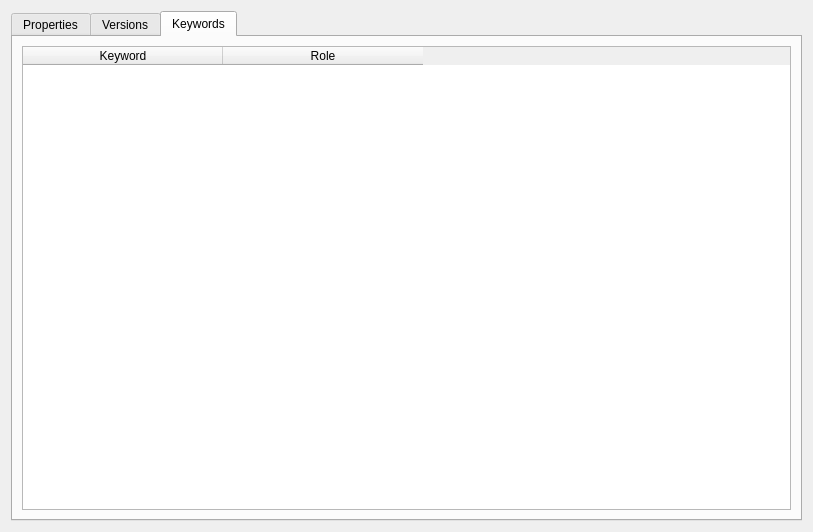
<?xml version="1.0" encoding="UTF-8"?>
<ui version="4.0">
 <class>repo_DatabaseDetailsForm</class>
 <widget class="QWidget" name="repo_DatabaseDetailsForm">
  <property name="geometry">
   <rect>
    <x>0</x>
    <y>0</y>
    <width>813</width>
    <height>532</height>
   </rect>
  </property>
  <property name="windowTitle">
   <string>Form</string>
  </property>
  <layout class="QVBoxLayout" name="verticalLayout">
   <item>
    <widget class="QTabWidget" name="tabWidget">
     <property name="currentIndex">
      <number>2</number>
     </property>
     <widget class="QWidget" name="tab">
      <attribute name="title">
       <string>Properties</string>
      </attribute>
      <layout class="QFormLayout" name="formLayout">
       <item row="0" column="0">
        <widget class="QLabel" name="lblDbName">
         <property name="text">
          <string>Database Name</string>
         </property>
        </widget>
       </item>
       <item row="0" column="1">
        <widget class="QLineEdit" name="txtDbName"/>
       </item>
       <item row="1" column="0">
        <widget class="QLabel" name="lblDbId">
         <property name="text">
          <string>Database ID</string>
         </property>
        </widget>
       </item>
       <item row="1" column="1">
        <widget class="QLineEdit" name="txtDbId"/>
       </item>
       <item row="2" column="0">
        <widget class="QLabel" name="lblDbId_2">
         <property name="text">
          <string>Db UID</string>
         </property>
        </widget>
       </item>
       <item row="2" column="1">
        <layout class="QHBoxLayout" name="horizontalLayout">
         <item>
          <widget class="QLineEdit" name="lineEdit">
           <property name="text">
            <string>100000DB</string>
           </property>
           <property name="readOnly">
            <bool>true</bool>
           </property>
          </widget>
         </item>
         <item>
          <widget class="QLabel" name="label">
           <property name="text">
            <string>-</string>
           </property>
          </widget>
         </item>
         <item>
          <widget class="QLineEdit" name="lineEdit_3">
           <property name="inputMask">
            <string>HHHH; </string>
           </property>
           <property name="text">
            <string>0000</string>
           </property>
          </widget>
         </item>
         <item>
          <widget class="QLabel" name="label_2">
           <property name="text">
            <string>-</string>
           </property>
          </widget>
         </item>
         <item>
          <widget class="QLineEdit" name="lineEdit_2">
           <property name="inputMask">
            <string>HHHH; </string>
           </property>
           <property name="text">
            <string>0000</string>
           </property>
          </widget>
         </item>
         <item>
          <widget class="QLabel" name="label_3">
           <property name="text">
            <string>-</string>
           </property>
          </widget>
         </item>
         <item>
          <widget class="QLineEdit" name="lineEdit_4">
           <property name="inputMask">
            <string>HHHH; </string>
           </property>
           <property name="text">
            <string>0000</string>
           </property>
          </widget>
         </item>
         <item>
          <widget class="QLineEdit" name="lineEdit_5">
           <property name="inputMask">
            <string>HHHHHHHHHHHH; </string>
           </property>
           <property name="text">
            <string>000000000010</string>
           </property>
          </widget>
         </item>
         <item>
          <widget class="QToolButton" name="toolButton">
           <property name="toolTip">
            <string>Generate a DB Uid</string>
           </property>
           <property name="text">
            <string>...</string>
           </property>
           <property name="icon">
            <iconset resource="../dbm.qrc">
             <normaloff>:/images/actions/images/small/advanced-icon.png</normaloff>:/images/actions/images/small/advanced-icon.png</iconset>
           </property>
          </widget>
         </item>
        </layout>
       </item>
       <item row="3" column="0">
        <widget class="QLabel" name="lblDbId_3">
         <property name="text">
          <string>Description</string>
         </property>
        </widget>
       </item>
       <item row="3" column="1">
        <widget class="QTextEdit" name="textEdit"/>
       </item>
      </layout>
     </widget>
     <widget class="QWidget" name="tab_2">
      <attribute name="title">
       <string>Versions</string>
      </attribute>
      <layout class="QVBoxLayout" name="verticalLayout_4">
       <item>
        <widget class="QGroupBox" name="groupBox">
         <property name="title">
          <string> Supported Versions </string>
         </property>
         <layout class="QVBoxLayout" name="verticalLayout_2">
          <item>
           <widget class="QTableWidget" name="tableWidget"/>
          </item>
         </layout>
        </widget>
       </item>
       <item>
        <widget class="QGroupBox" name="groupBox_2">
         <property name="title">
          <string>Not Supported Versions </string>
         </property>
         <layout class="QVBoxLayout" name="verticalLayout_3">
          <item>
           <widget class="QTableWidget" name="tableWidget_2"/>
          </item>
         </layout>
        </widget>
       </item>
      </layout>
     </widget>
     <widget class="QWidget" name="tab_3">
      <attribute name="title">
       <string>Keywords</string>
      </attribute>
      <layout class="QHBoxLayout" name="horizontalLayout_2">
       <item>
        <widget class="QTableWidget" name="tableWidget_3">
         <attribute name="horizontalHeaderDefaultSectionSize">
          <number>200</number>
         </attribute>
         <attribute name="horizontalHeaderMinimumSectionSize">
          <number>100</number>
         </attribute>
         <column>
          <property name="text">
           <string>Keyword</string>
          </property>
         </column>
         <column>
          <property name="text">
           <string>Role</string>
          </property>
          <property name="icon">
           <iconset resource="../dbm.qrc">
            <normaloff>:/images/actions/images/small/applications_engineering.png</normaloff>:/images/actions/images/small/applications_engineering.png</iconset>
          </property>
         </column>
        </widget>
       </item>
      </layout>
     </widget>
    </widget>
   </item>
  </layout>
 </widget>
 <resources>
  <include location="../dbm.qrc"/>
 </resources>
 <connections/>
</ui>
